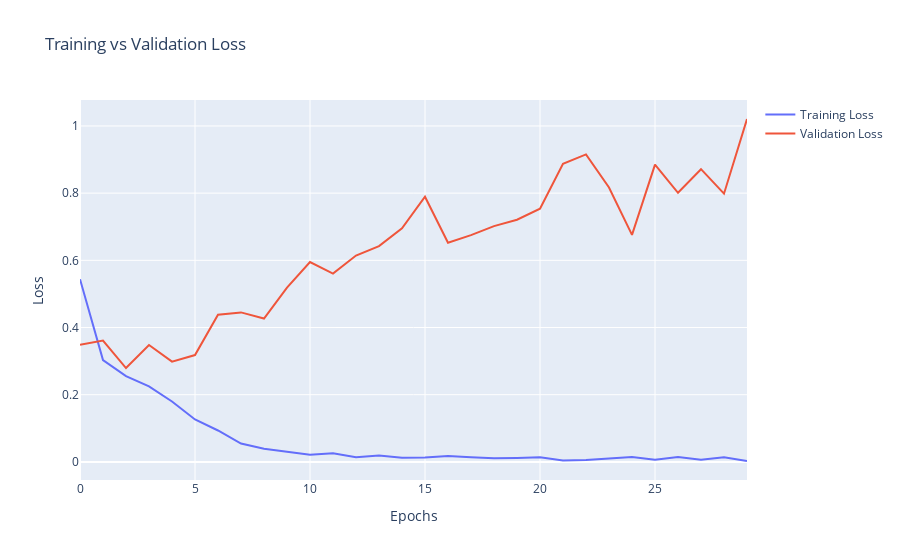

Here is the notebook cell this chart was saved with:
### Code cell
X_train, X_test, y_train, y_test = train_test_split(
    exp3_data,
    exp3_labels,
    test_size=0.2,
    random_state=42,
    stratify=exp3_labels
)



lstm_model = create_lstm_model()
lstm_model.compile(
    optimizer=Adam(),
    loss=BinaryCrossentropy(),
    metrics=['accuracy']
)

history = lstm_model.fit(
    X_train,
    y_train,
    epochs=30,
    batch_size=32,
    validation_split=0.1,
    verbose=1
)

fig = go.Figure()
fig.add_trace(go.Scatter(y=history.history['loss'], mode='lines', name='Training Loss'))
fig.add_trace(go.Scatter(y=history.history['val_loss'], mode='lines', name='Validation Loss'))
fig.update_layout(
    xaxis_title='Epochs',
    yaxis_title='Loss',
    title='Training vs Validation Loss'
)
fig.show()

### Figure 1 — Plotly figure (JSON) as saved in the notebook; plotly's stock layout.template omitted (floating-point values rounded to 4 significant figures)
{"data": [{"mode": "lines", "name": "Training Loss", "type": "scatter", "y": [0.5438, 0.3031, 0.2554, 0.225, 0.1798, 0.1264, 0.09352, 0.05459, 0.03937, 0.03088, 0.02127, 0.02576, 0.01407, 0.01879, 0.01267, 0.01289, 0.01759, 0.01417, 0.01107, 0.01186, 0.01386, 0.004201, 0.005621, 0.01004, 0.01491, 0.006675, 0.01484, 0.006064, 0.01386, 0.002683]}, {"mode": "lines", "name": "Validation Loss", "type": "scatter", "y": [0.3486, 0.3611, 0.2794, 0.3479, 0.2983, 0.318, 0.4381, 0.445, 0.4267, 0.5186, 0.5947, 0.5604, 0.6142, 0.6422, 0.6952, 0.7892, 0.6523, 0.6749, 0.7017, 0.7208, 0.7535, 0.8875, 0.9153, 0.8169, 0.6758, 0.8847, 0.801, 0.8713, 0.7984, 1.021]}], "layout": {"title": {"text": "Training vs Validation Loss"}, "xaxis": {"title": {"text": "Epochs"}}, "yaxis": {"title": {"text": "Loss"}}}}
